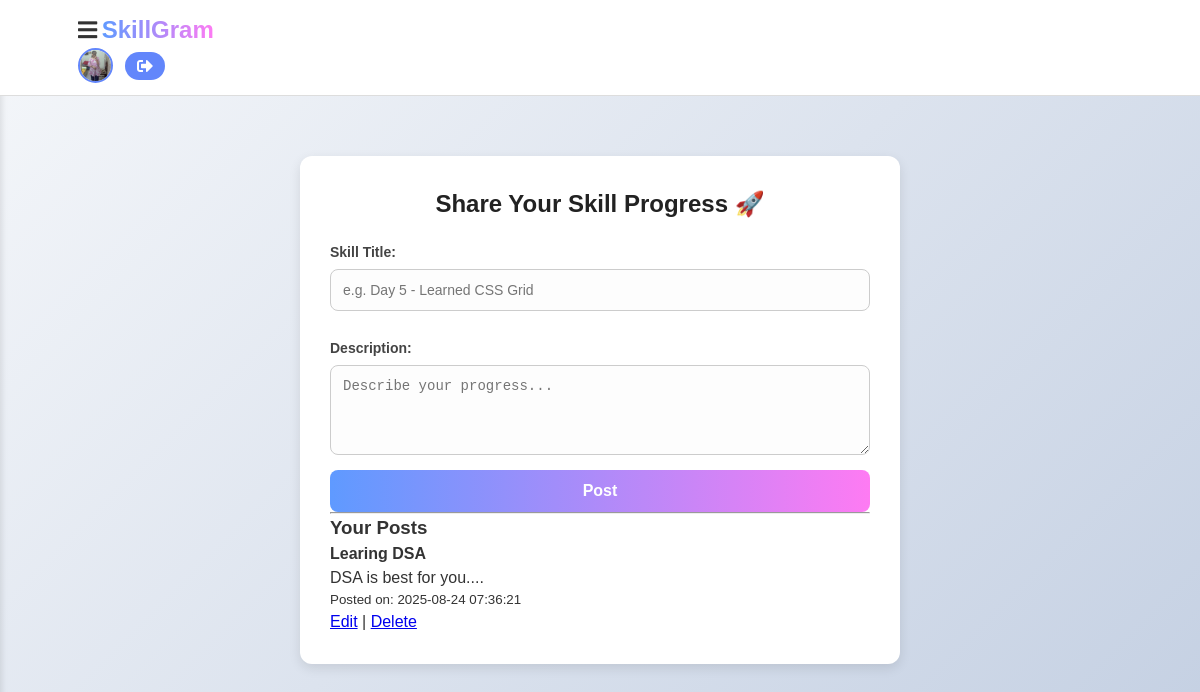
The page /post.php (signed in) on the database its author committed.
### tables this page shows
CREATE TABLE IF NOT EXISTS `users` (
  `id` int NOT NULL AUTO_INCREMENT,
  `name` varchar(100) NOT NULL,
  `email` varchar(100) NOT NULL,
  `password` varchar(255) NOT NULL,
  `created_at` timestamp NULL DEFAULT CURRENT_TIMESTAMP,
  `profile_pic` varchar(255) DEFAULT 'default.jpg',
  `bio` varchar(255) DEFAULT 0xF09F8CB8204254656368204353452053747564656E74207C20F09F9A80204C6561726E696E672057656220446576207C20F09F92A12053686172696E67206461696C792070726F6772657373,
  `xp` int DEFAULT '0',
  `streak` int DEFAULT '0',
  `problems_solved` int DEFAULT '0',
  `last_login` date DEFAULT NULL,
  PRIMARY KEY (`id`),
  UNIQUE KEY `email` (`email`)
);

CREATE TABLE IF NOT EXISTS `posts` (
  `id` int NOT NULL AUTO_INCREMENT,
  `user_id` int NOT NULL,
  `content` text NOT NULL,
  `image` varchar(255) DEFAULT NULL,
  `created_at` timestamp NULL DEFAULT CURRENT_TIMESTAMP,
  `title` varchar(255) NOT NULL,
  PRIMARY KEY (`id`),
  KEY `user_id` (`user_id`)
);

### post.php (the view, shortened to what this page needs)
<?php
include 'navbar.php';
$user_id = $_SESSION['user_id'];
$posts = $conn->query("SELECT * FROM posts WHERE user_id = $user_id ORDER BY created_at DESC");
?>
<!DOCTYPE html>
<html lang="en">
<head>
  <link rel="stylesheet" href="css/post.css">
<link rel="stylesheet" href="https://cdnjs.cloudflare.com/ajax/libs/font-awesome/5.15.4/css/all.min.css">
</head>
<body>
<main>
  <div class="post-container">
    <h2>Share Your Skill Progress 🚀</h2>
    <form action="save_post.php" method="POST">
      <label for="title">Skill Title:</label>
      <input type="text" id="title" name="title" placeholder="e.g. Day 5 - Learned CSS Grid" required>
      <label for="desc">Description:</label>
      <textarea id="desc" name="desc" rows="4" placeholder="Describe your progress..." required></textarea>
      <button type="submit" class="submit-btn">Post</button>
    </form>
    <hr>
    <h3>Your Posts</h3>
    <?php if($posts->num_rows > 0): ?>
      <?php while($post = $posts->fetch_assoc()): ?>
        <div class="user-post">
          <h4><?php echo htmlspecialchars($post['title']); ?></h4>
          <p><?php echo nl2br(htmlspecialchars($post['content'])); ?></p>
          <small>Posted on: <?php echo $post['created_at']; ?></small>
          <div class="post-actions">
            <a href="edit_post.php?id=<?php echo $post['id']; ?>">Edit</a> |
            <a href="delete_post.php?id=<?php echo $post['id']; ?>" onclick="return confirm('Delete this post?');">Delete</a>
          </div>
        </div>
      <?php endwhile; ?>
    <?php else: ?>
      <p>No posts yet. Start sharing your skill progress!</p>
    <?php endif; ?>
  </div>
</main>
</body>
</html>

### navbar.php (shortened to what this page needs)
<?php
include 'db.php';
$user_id = $_SESSION['user_id'];
$stmt = $conn->prepare("SELECT name, profile_pic FROM users WHERE id=?");
$stmt->bind_param("i", $user_id);
$stmt->execute();
$stmt->bind_result($user_name, $user_pic);
?>
<header>
    <nav class="navbar">
        <div class="container">
            <b class="menu-toggle" onclick="toggleSidebar()"><i class="fas fa-bars"></i></b>
            <b style="font-size:24px;" class="gradient-text">SkillGram</b>
            <div class="nav-right">
                <a href="profile.php">
                    <img src="uploads/<?php echo htmlspecialchars($user_pic ?: 'default.png'); ?>"
                         alt="User Avatar" class="avatar">
                </a>
                <a href="logout.php" class="logout-btn"><i class="fas fa-sign-out-alt"></i></a>
            </div>
        </div>
    </nav>
</header>

### css/post.css (style rules this page uses)
* { margin: 0; padding: 0; box-sizing: border-box; }
body { font-family: Arial, sans-serif; background: linear-gradient(135deg, #f5f7fa, #c3cfe2); color: #333; line-height: 1.5; }
.gradient-text { font-size: 30px; font-weight: bold; background: linear-gradient(to right, #5f9aff, #fe7bf3); background-clip: text; -webkit-background-clip: text; -webkit-text-fill-color: transparent; }
main { margin-top: 40px; width: 100%; display: flex; justify-content: center; padding: 20px; }
.container { width: 90%; max-width: 1200px; margin: auto; }
.post-container { background: #fff; padding: 30px; border-radius: 12px; box-shadow: 0 4px 12px rgba(0,0,0,0.1); width: 100%; max-width: 600px; }
.post-container h2 { margin-bottom: 20px; font-size: 24px; text-align: center; color: #222; }
.post-container label { display: block; margin: 12px 0 6px; font-weight: bold; font-size: 14px; color: #444; }
.post-container input, .post-container textarea { width: 100%; padding: 12px; border-radius: 8px; border: 1px solid #ccc; margin-bottom: 15px; font-size: 14px; background: #fdfdfd; transition: border-color 0.3s; }
.submit-btn { background: linear-gradient(to right, #5f9aff, #fe7bf3); border: none; padding: 12px; color: white; font-weight: bold; font-size: 16px; border-radius: 8px; cursor: pointer; width: 100%; transition: opacity 0.3s; }

### navbar.php (style rules this page uses)
.navbar { background: #fff; padding: 12px 20px; display: flex; justify-content: space-between; align-items: center; border-bottom: 1px solid #ddd; position: sticky; top: 0; z-index: 1000; }
.gradient-text { font-size: 30px; font-weight: bold; background: linear-gradient(to right, #5f9aff, #fe7bf3); background-clip: text; -webkit-text-fill-color: transparent; }
.nav-right { display: flex; align-items: center; gap: 12px; }
.avatar { width: 35px; height: 35px; border-radius: 50%; border: 2px solid #6286fbff; }
.logout-btn { background: #6286fbff; color: #fff !important; padding: 6px 12px; border-radius: 20px; transition: background 0.3s; }
.menu-toggle { cursor: pointer; font-size: 22px; }

### rows shown on the page
users: profile_pic (picture)
posts: title "Learing DSA", content "DSA is best for you....", created_at "2025-08-24 07:36:21"
